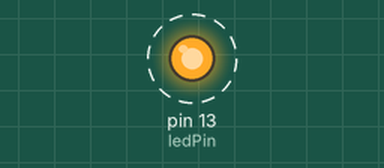
A sketch run on a simulated Arduino Uno, built with avr-gcc and run on an emulated ATmega328P. Shown: output pins drawn as LEDs (lit = HIGH). Dashed ring = blinking.

Above: at 0.2 s.
Timing chart, 0 to 3.0 s (numbered marks = the images above):
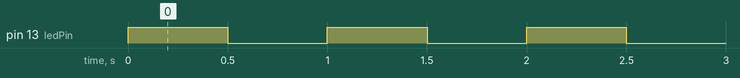

The sketch:

blink.ino
```cpp
/**
 * blink.ino - Fait clignoter la LED pin13.
 *
 * @author Alexandra Hospital <hospital.alex@gmail.com>
 * @author Ilyas Toumlilt     <toumlilt.ilyas@gmail.com>
 */

int ledPin = 13;

void setup()
{
  pinMode(13, OUTPUT);
}

void loop()
{
  digitalWrite(ledPin, HIGH);
  delay(500);
  digitalWrite(ledPin, LOW);
  delay(500);
}
```

Measured:
- by itself, pin 13 (ledPin): alternates HIGH for 0.50 s and LOW for 0.50 s
